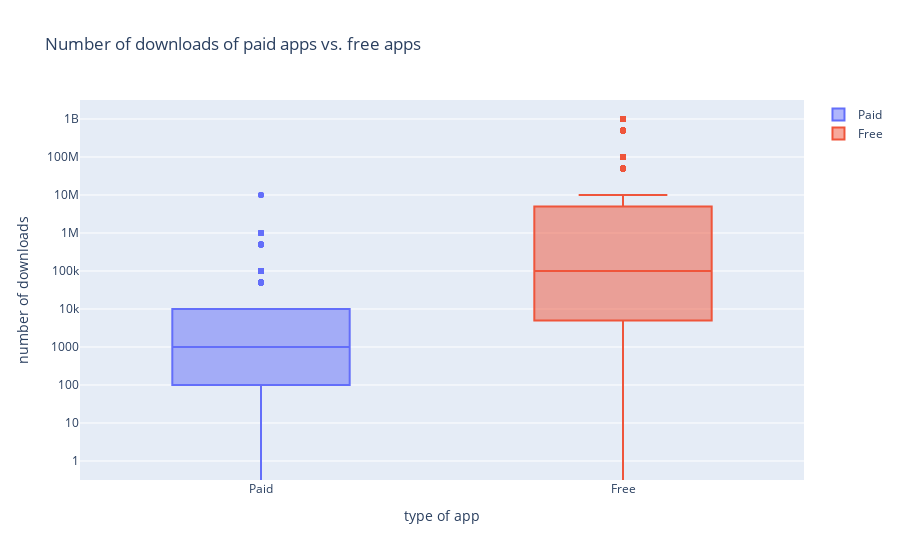

Notebook code cell kept with this figure:
### Markdown cell above
### PART 8

### Popularity of paid apps vs free apps
For apps in the Play Store today, there are five types of pricing strategies: free, freemium, paid, paymium, and subscription. In this section,I focused on free and paid apps only.

Are paid apps installed as much as free apps? It turns out that paid apps have a relatively lower number of installs than free apps, though the difference is not as stark as I would have expected!

### Code cell
trace0 = go.Box(
    # Data for paid apps
    y=apps[apps['Type'] == 'Paid']['Installs'],
    name = 'Paid'
)

trace1 = go.Box(
    # Data for free apps
    y=apps[apps['Type'] == 'Free']['Installs'],
    name = 'Free'
)

layout = go.Layout(
    title = "Number of downloads of paid apps vs. free apps",
    yaxis = dict(
        type = 'log',
        autorange = True,
        title = 'number of downloads'
    ),
    xaxis = dict(
        title = 'type of app'
    )
)

# Adding trace0 and trace1 to a list for plotting
data = [trace0,trace1]
plotly.offline.iplot({'data': data, 'layout': layout})

### Figure 1 — Plotly figure (JSON) as saved in the notebook; plotly's stock layout.template omitted (floating-point values rounded to 4 significant figures; data arrays with more than 128 entries replaced by an {"elided": "..."} marker saying what was removed)
{"data": [{"name": "Paid", "type": "box", "y": {"elided": "765 int values"}}, {"name": "Free", "type": "box", "y": {"elided": "9591 int values"}}], "layout": {"title": {"text": "Number of downloads of paid apps vs. free apps"}, "xaxis": {"title": {"text": "type of app"}}, "yaxis": {"autorange": true, "title": {"text": "number of downloads"}, "type": "log"}}}
